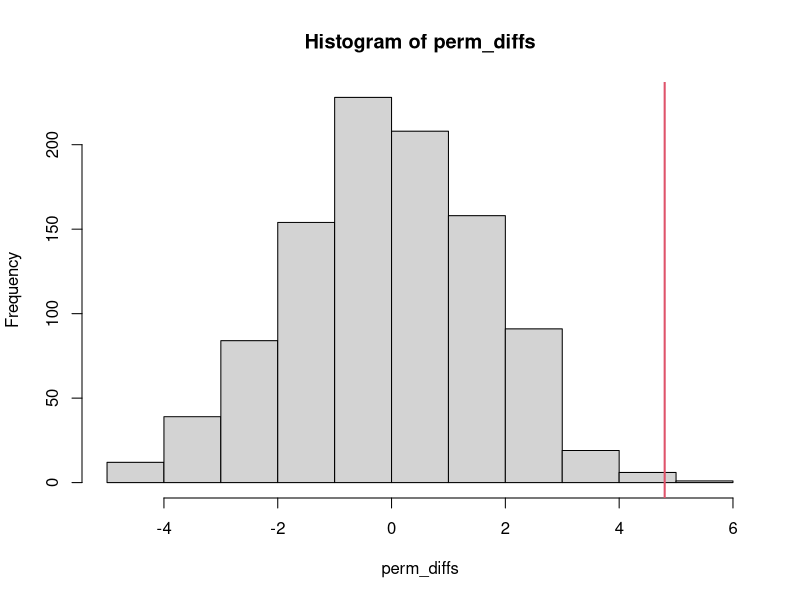
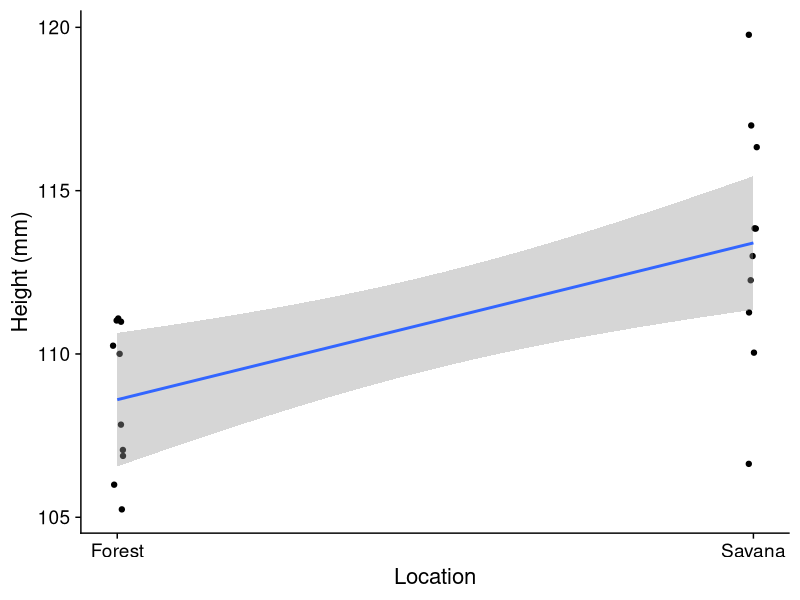

These figures' R source, in order:
## ---- chunk 1
# Example data
savana <- c(120, 107, 110, 116, 114, 111, 113, 117, 114, 112)
forest <- c(110, 111, 107, 108, 110, 105, 107, 106, 111, 111)
sapling_height <- c(savana, forest)
location <- factor(rep(c("savana", "forest"), 
                   each=10))
sap_data = data.frame(height = sapling_height, 
                      location = location)
head(sap_data)
## ---- chunk 2
library(tidyverse)
# Calculate the observed difference in means
obs_diff <- sap_data %>% 
  group_by(location) %>%
  summarise(m = mean(height)) %>%
  summarise(diff = diff(m)) %>%
  pull(diff)
obs_diff

# Randomly permute the data
# Calculate the permuted difference in means
sap_data %>% 
  mutate(location_perm = 
          sample(sap_data$location)) %>%
  group_by(location_perm) %>%
  summarise(m = mean(height)) %>%
  summarise(diff = diff(m)) %>%
  pull(diff)
## ---- chunk 3
set.seed(42)
## ---- chunk 4
# Repeat steps 3 and 4 many times
perm_diffs <- map_dbl(1:1000, 
    function(x)
      sap_data %>% 
        mutate(location_perm = 
                sample(sap_data$location)) %>%
        group_by(location_perm) %>%
        summarise(m = mean(height)) %>%
        summarise(diff = diff(m)) %>%
        pull(diff))
summary(perm_diffs)
## ---- chunk 5

sum(obs_diff < perm_diffs)/length(perm_diffs)
## ---- chunk 6
hist(perm_diffs)
abline(v = obs_diff, col = 2, lwd = 2)
## ---- chunk 7
# Fit model
m2 = lm(height ~ location, data = sap_data)
summary(m2)
## ---- chunk 8
library(cowplot)
sap_data$dummy_loc = as.numeric(as.factor(sap_data$location)) - 1
ggplot(sap_data, aes(x = dummy_loc, 
                     y = height)) +
  geom_jitter(width = 0.01) + geom_smooth(method = "lm") + 
  scale_x_continuous(breaks = c(0, 1), 
                     labels = c("Forest", "Savana")) +
  labs(x = "Location", y = "Height (mm)") + 
  theme_cowplot(16)
